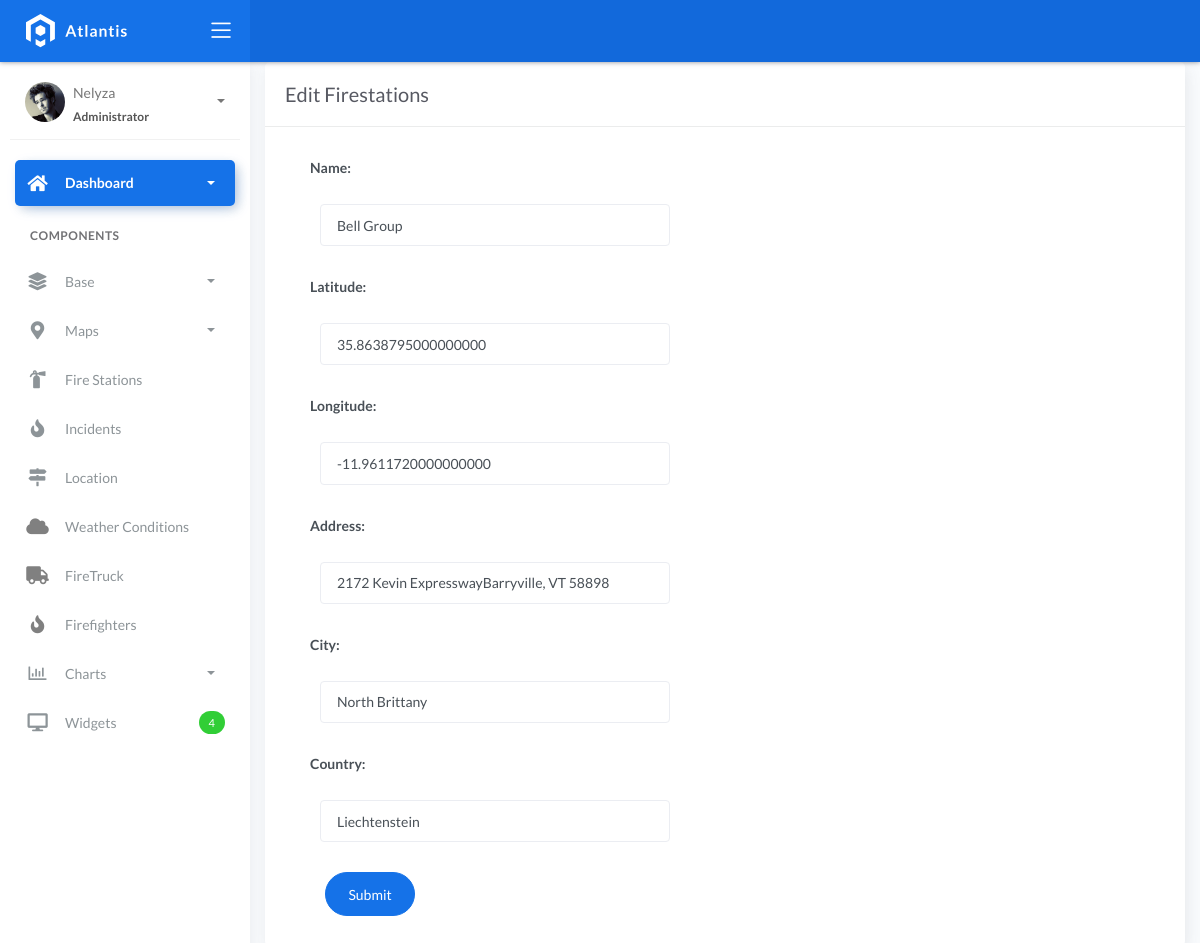
Page /firestation_list/4 on the committed database.
### fire/models.py (models this page shows)
class BaseModel(models.Model):
    created_at = models.DateTimeField(auto_now_add=True, db_index=True)
    updated_at = models.DateTimeField(auto_now=True)
    class Meta:
        abstract = True

class FireStation(BaseModel):
    name = models.CharField(max_length=150)
    latitude = models.DecimalField(
        max_digits=22, decimal_places=16, null=True, blank=True)
    longitude = models.DecimalField(
        max_digits=22, decimal_places=16, null=True, blank=True)
    address = models.CharField(max_length=150)
    city = models.CharField(max_length=150)  # can be in separate table
    country = models.CharField(max_length=150)  # can be in separate table

### fire/views.py (the view)
# urls.py: path('firestation_list/<pk>', firestationUpdateView.as_view(), name='firestation-update'),
class firestationUpdateView(UpdateView):
    model = FireStation
    form_class = FireStationForm
    template_name= 'station_edit.html'
    success_url = reverse_lazy('station-list')

### fire/forms.py
class FireStationForm(ModelForm):
    class Meta:
        model = FireStation
        fields = "__all__"

### templates/station_edit.html (shortened to what this page needs)
{% extends 'base.html' %}
{% load static %}
{% block content %}
<div class="content">
  <div class="container-fluid">
    <div class="row">
      <div class="col-md-12">
        <div class="card">
          <div class="card-header">
            <div class="card-title">Edit Firestations</div>
          </div>
          <div class="col-md-6">
            <div class="card-body">
              <form class="" action="" method="post" novalidate>
                {% include 'includes/form.html' %}
                <div class="form-group">
                  <div class="col-md-12 col-sm-3">
                    <button type="submit" class="btn btn-primary btn-rounded">Submit</button>
                  </div>
                </div>
              </form>
            </div>
          </div>
        </div>
      </div>
    </div>
  </div>
</div>
{% endblock %}

### templates/includes/form.html (shortened to what this page needs)
{% load widget_tweaks %}
{% for field in form %}
<div class="field item form-group">
    <label>{{ field.label_tag }}</label>
  <div class="form-group">
    {% render_field field class="form-control" %}
  </div>
</div>
{% endfor %}

### rows in the picture
FireStation: name "Bell Group" "35.8638795000000000" "-11.9611720000000000" "2172 Kevin ExpresswayBarryville, VT 58898" "North Brittany" "Liechtenstein"

### other values in the picture
{{ field.label_tag }} "Name:" "Latitude:" "Longitude:" "Address:" "City:" "Country:"
